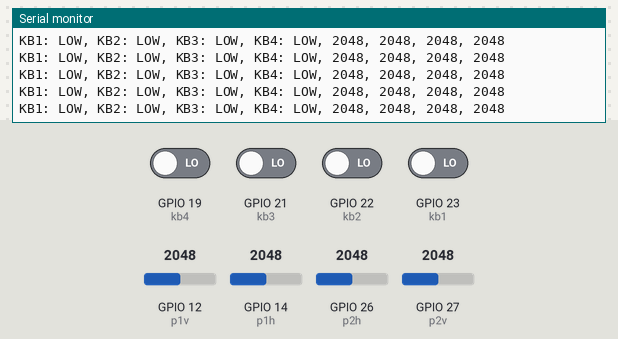
Simulated run of this sketch. Board: ESP32. On the bench: the last lines printed to the serial monitor. The test bench sets the inputs (shaded band); at power-on: GPIO 19 (kb4), GPIO 21 (kb3), GPIO 22 (kb2), GPIO 23 (kb1) LOW, GPIO 12 (p1v) = 2048, GPIO 14 (p1h) = 2048, GPIO 26 (p2h) = 2048, GPIO 27 (p2v) = 2048.

Above: at 1.2 s.
1.3 s: GPIO 12 (p1v) set to 1049
At 1.33 s:
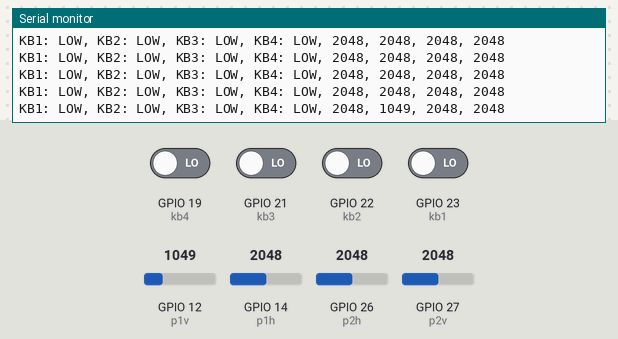
4.3 s: GPIO 12 (p1v) set to 969
At 4.33 s:
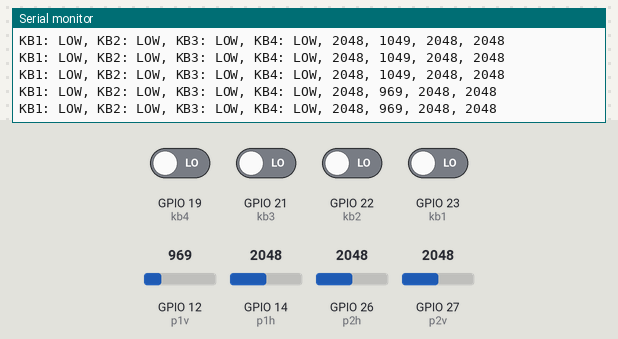
7.3 s: GPIO 14 (p1h) set to 1043
At 7.35 s:
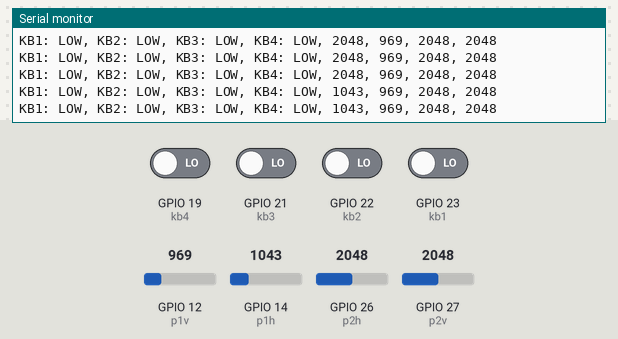
10.3 s: GPIO 14 (p1h) set to 950
At 10.3 s:
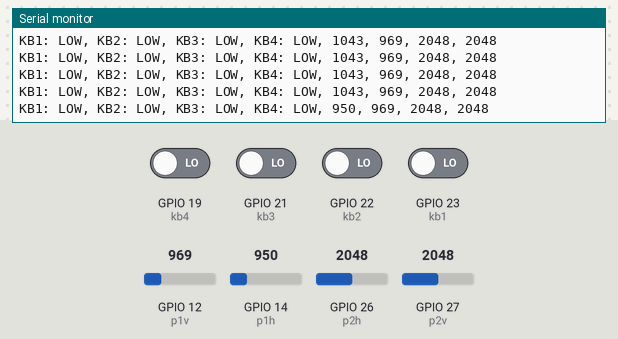
13.3 s: GPIO 26 (p2h) set to 1053
At 13.33 s:
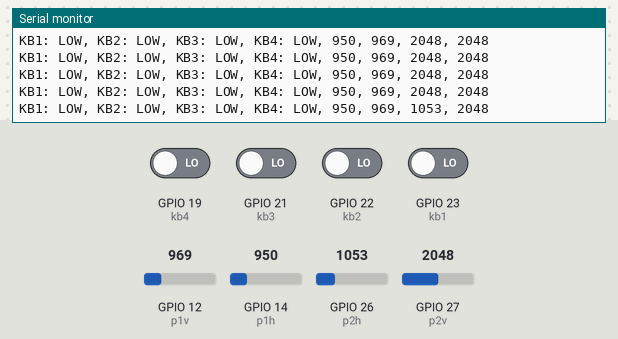
14.8 s: GPIO 26 (p2h) set to 937
At 14.82 s:
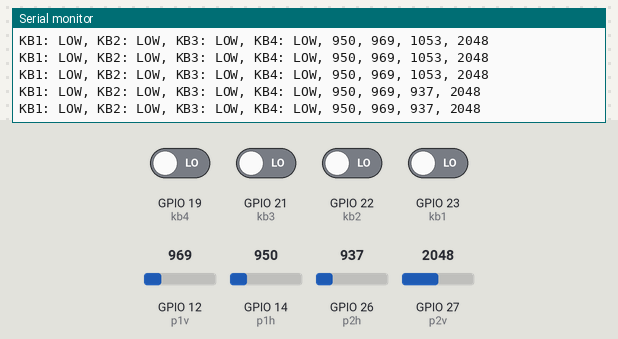
Timing chart, 0 to 17.8 s (numbered marks = the images above; inputs shaded):
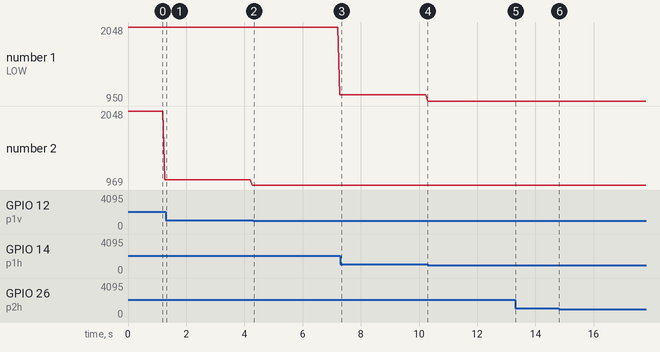

The sketch:

allinputreads.ino
```cpp
// Just testing basic button reads + the joysticks
// H.M.Phan - Robonyx - 2/11/24

// Define switch pin connections
const int kb1 = 23;
const int kb2 = 22;
const int kb3 = 21;
const int kb4 = 19;

const int p1h = 14;
const int p1v = 12;
const int p2h = 26;
const int p2v = 27;


void setup() {
  pinMode(kb1, INPUT);
  pinMode(kb2, INPUT);
  pinMode(kb3, INPUT);
  pinMode(kb4, INPUT);
  pinMode(p1h, INPUT);
  pinMode(p1v, INPUT);
  pinMode(p2h, INPUT);
  pinMode(p2v, INPUT);
  Serial.begin(9600);
}

void loop() {
  if (digitalRead(kb1) == HIGH) {
    Serial.print("KB1: HIGH, ");
  } else {
    Serial.print("KB1: LOW, ");
  }

  if (digitalRead(kb2) == HIGH) {
    Serial.print("KB2: HIGH, ");
  } else {
    Serial.print("KB2: LOW, ");
  }

  if (digitalRead(kb3) == HIGH) {
    Serial.print("KB3: HIGH, ");
  } else {
    Serial.print("KB3: LOW, ");
  }

  if (digitalRead(kb4) == HIGH) {
    Serial.print("KB4: HIGH, ");
  } else {
    Serial.print("KB4: LOW, ");
  }
  delay(10);
  Serial.print(analogRead(p1h));
  Serial.print(", ");
  Serial.print(analogRead(p1v));
  Serial.print(", ");
  Serial.print(analogRead(p2h));
  Serial.print(", ");
  Serial.println(analogRead(p2v));
}
```

Measured:
- after the input at 4.3 s, the serial monitor: prints a new line at once (image 2)
- after the input at 7.3 s, the serial monitor: prints a new line after 0.05 s (image 3)
- after the input at 14.8 s, the serial monitor: prints a new line at once (image 6)
- plotted number 1: 2048 → 1043 after the input at 4.3 s, 1043 → 950 after the input at 7.3 s
- plotted number 2: 1049 → 969 after the input at 1.3 s
